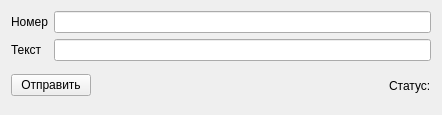
<?xml version="1.0" encoding="UTF-8"?>
<ui version="4.0">
 <class>SMSForm</class>
 <widget class="QWidget" name="SMSForm">
  <property name="geometry">
   <rect>
    <x>0</x>
    <y>0</y>
    <width>442</width>
    <height>115</height>
   </rect>
  </property>
  <property name="windowTitle">
   <string>Отправка СМС</string>
  </property>
  <layout class="QVBoxLayout" name="verticalLayout">
   <item>
    <layout class="QFormLayout" name="formLayout">
     <item row="0" column="0">
      <widget class="QLabel" name="label">
       <property name="text">
        <string>Номер</string>
       </property>
      </widget>
     </item>
     <item row="1" column="0">
      <widget class="QLabel" name="label_2">
       <property name="text">
        <string>Текст</string>
       </property>
      </widget>
     </item>
     <item row="0" column="1">
      <widget class="QLineEdit" name="numberSMSEdit"/>
     </item>
     <item row="1" column="1">
      <widget class="QLineEdit" name="textSMSEdit"/>
     </item>
    </layout>
   </item>
   <item>
    <layout class="QHBoxLayout" name="horizontalLayout">
     <item>
      <widget class="QPushButton" name="sendSMSButton">
       <property name="text">
        <string>Отправить</string>
       </property>
      </widget>
     </item>
     <item>
      <spacer name="horizontalSpacer">
       <property name="orientation">
        <enum>Qt::Horizontal</enum>
       </property>
       <property name="sizeHint" stdset="0">
        <size>
         <width>40</width>
         <height>20</height>
        </size>
       </property>
      </spacer>
     </item>
     <item>
      <widget class="QLabel" name="statusSMSLabel">
       <property name="text">
        <string>Статус:</string>
       </property>
      </widget>
     </item>
    </layout>
   </item>
  </layout>
 </widget>
 <resources/>
 <connections/>
</ui>
